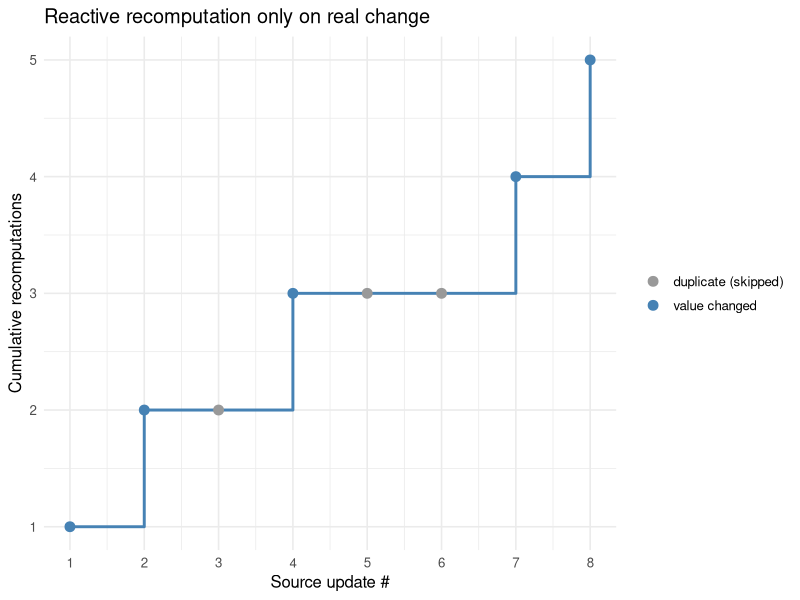

The R script that drew this image:
## ---- chunk 1
# A minimal reactive system: values that notify, observers that react.

make_reactive_value <- function(initial) {
  state <- new.env(parent = emptyenv())
  state$value <- initial
  state$observers <- list()   # functions to call when value changes

  get <- function() state$value

  set <- function(new_value) {
    if (!identical(new_value, state$value)) {
      state$value <- new_value
      # Invalidate: re-run each dependent observer.
      for (obs in state$observers) obs()
    }
    invisible(new_value)
  }

  subscribe <- function(obs) {
    state$observers <- c(state$observers, obs)
    obs()                     # eager first run, like Shiny observers
    invisible(NULL)
  }

  list(get = get, set = set, subscribe = subscribe)
}

# Build a small dependency graph:
#   temperature_c  ->  observer that prints Fahrenheit and logs a count.
temperature_c <- make_reactive_value(20)

recompute_count <- 0L
temperature_c$subscribe(function() {
  recompute_count <<- recompute_count + 1L
  f <- temperature_c$get() * 9 / 5 + 32
  cat(sprintf("[recompute %d] %.1f C = %.1f F\n",
              recompute_count, temperature_c$get(), f))
})

# Changing the source triggers the observer automatically.
temperature_c$set(25)
temperature_c$set(100)

# Setting to the same value does NOT recompute (value-equality short-circuit).
temperature_c$set(100)

cat("Total recomputations:", recompute_count, "\n")
## ---- chunk 2
library(ggplot2)

# Replay a stream of writes and record whether each caused a recompute.
temp <- make_reactive_value(20)
events <- c(20, 21, 21, 23, 23, 23, 30, 18)  # some duplicates
runs <- integer(0)
temp$subscribe(function() runs[[length(runs) + 1L]] <<- temp$get())

cumulative <- integer(length(events))
for (i in seq_along(events)) {
  before <- length(runs)
  temp$set(events[i])
  cumulative[i] <- length(runs)
}

df <- data.frame(
  update = seq_along(events),
  written = events,
  recomputes = cumulative,
  changed = c(TRUE, events[-1] != events[-length(events)])
)

ggplot(df, aes(update, recomputes)) +
  geom_step(direction = "hv", color = "steelblue", linewidth = 1) +
  geom_point(aes(color = changed), size = 3) +
  scale_x_continuous(breaks = df$update) +
  scale_color_manual(values = c(`TRUE` = "steelblue", `FALSE` = "grey60"),
                     labels = c(`TRUE` = "value changed",
                                `FALSE` = "duplicate (skipped)"),
                     name = NULL) +
  labs(x = "Source update #", y = "Cumulative recomputations",
       title = "Reactive recomputation only on real change") +
  theme_minimal(base_size = 12)
